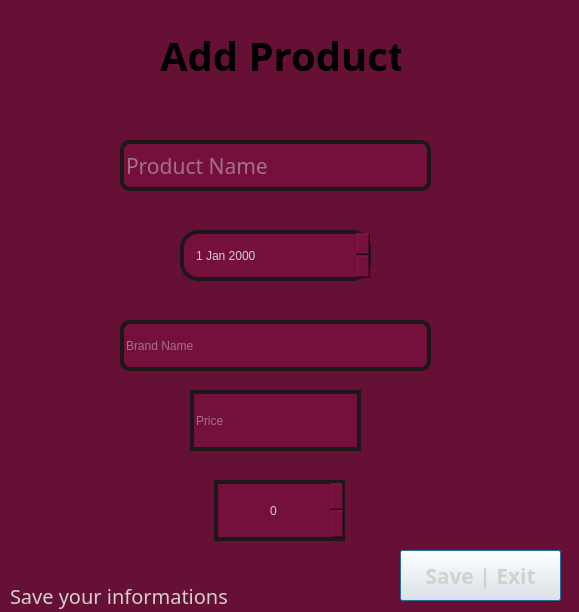
<?xml version="1.0" encoding="UTF-8"?>
<ui version="4.0">
 <class>AddProductDialog</class>
 <widget class="QDialog" name="AddProductDialog">
  <property name="geometry">
   <rect>
    <x>0</x>
    <y>0</y>
    <width>579</width>
    <height>612</height>
   </rect>
  </property>
  <property name="windowTitle">
   <string>Dialog</string>
  </property>
  <property name="autoFillBackground">
   <bool>false</bool>
  </property>
  <property name="styleSheet">
   <string notr="true">QDialog {
	background-color: rgb(102, 16, 53);
}
</string>
  </property>
  <widget class="QLabel" name="titleLabel">
   <property name="geometry">
    <rect>
     <x>160</x>
     <y>20</y>
     <width>241</width>
     <height>71</height>
    </rect>
   </property>
   <property name="font">
    <font>
     <family>HP Simplified Jpan</family>
     <pointsize>30</pointsize>
     <bold>true</bold>
    </font>
   </property>
   <property name="styleSheet">
    <string notr="true">QLabel {
color: '#ebebeb';
 background: '#75103c';
 color: '#e8e8e8';
 border: 4px solid '#1a1818';
 border-radius: 15px;
}

QLabel::hover {
background-color: rgb(84, 13, 43);
}</string>
   </property>
   <property name="text">
    <string>Add Product</string>
   </property>
  </widget>
  <widget class="QLineEdit" name="prodNameBox">
   <property name="geometry">
    <rect>
     <x>120</x>
     <y>140</y>
     <width>311</width>
     <height>51</height>
    </rect>
   </property>
   <property name="font">
    <font>
     <family>HP Simpified Jpan</family>
     <pointsize>16</pointsize>
     <italic>false</italic>
     <bold>false</bold>
    </font>
   </property>
   <property name="styleSheet">
    <string notr="true">QLineEdit {
	font: 16pt &quot;HP Simpified Jpan&quot;;
	border: 4px solid rgb(26, 24, 24);
	border-radius: 10px;
	background: rgb(117, 16, 60);
	color: rgb(209, 209, 209);
}</string>
   </property>
   <property name="placeholderText">
    <string>Product Name</string>
   </property>
  </widget>
  <widget class="QDateEdit" name="dateWidget">
   <property name="geometry">
    <rect>
     <x>180</x>
     <y>230</y>
     <width>191</width>
     <height>51</height>
    </rect>
   </property>
   <property name="styleSheet">
    <string notr="true">QDateEdit {
	border: 4px solid rgb(26, 24, 24);   
	border-radius: 18px;
	padding-left: 10px;
	padding-top: 4px;
	padding-bottom: 4px;
	font: 700 16pt &quot;Roboto&quot;;
	background: rgb(117, 16, 60);
	color: rgb(209, 209, 209);
}</string>
   </property>
  </widget>
  <widget class="QLineEdit" name="brandBox">
   <property name="geometry">
    <rect>
     <x>120</x>
     <y>320</y>
     <width>311</width>
     <height>51</height>
    </rect>
   </property>
   <property name="styleSheet">
    <string notr="true">QLineEdit {
	font: 16pt &quot;HP Simpified Jpan&quot;;
	border: 4px solid rgb(26, 24, 24);
	border-radius: 10px;
	background: rgb(117, 16, 60);
	color: rgb(209, 209, 209);
}</string>
   </property>
   <property name="placeholderText">
    <string>Brand Name</string>
   </property>
  </widget>
  <widget class="QLineEdit" name="priceBox">
   <property name="geometry">
    <rect>
     <x>190</x>
     <y>390</y>
     <width>171</width>
     <height>61</height>
    </rect>
   </property>
   <property name="styleSheet">
    <string notr="true">QLineEdit {
	font: 16pt &quot;HP Simpified Jpan&quot;;
	border: 4px solid rgb(26, 24, 24);
	background: rgb(117, 16, 60);
	color: rgb(209, 209, 209);
}</string>
   </property>
   <property name="placeholderText">
    <string>Price</string>
   </property>
  </widget>
  <widget class="QSpinBox" name="qntyBox">
   <property name="geometry">
    <rect>
     <x>214</x>
     <y>480</y>
     <width>131</width>
     <height>61</height>
    </rect>
   </property>
   <property name="styleSheet">
    <string notr="true">QSpinBox {
	border: 4px solid rgb(26, 24, 24);   
	padding-left: 50px;
	padding-top: 4px;
	padding-bottom: 4px;
	font: 700 16pt &quot;Roboto&quot;;
	background: rgb(117, 16, 60);
	color: rgb(209, 209, 209);
}</string>
   </property>
  </widget>
  <widget class="QLabel" name="label_6">
   <property name="geometry">
    <rect>
     <x>10</x>
     <y>580</y>
     <width>251</width>
     <height>31</height>
    </rect>
   </property>
   <property name="font">
    <font>
     <family>HP Simplified Jpan</family>
     <pointsize>15</pointsize>
    </font>
   </property>
   <property name="styleSheet">
    <string notr="true">QLabel {
color: rgb(209, 209, 209);
}</string>
   </property>
   <property name="text">
    <string>Save your informations</string>
   </property>
  </widget>
  <widget class="QPushButton" name="saveButton">
   <property name="geometry">
    <rect>
     <x>400</x>
     <y>550</y>
     <width>161</width>
     <height>51</height>
    </rect>
   </property>
   <property name="font">
    <font>
     <family>HP Simplified Jpan</family>
     <pointsize>16</pointsize>
     <bold>true</bold>
    </font>
   </property>
   <property name="styleSheet">
    <string notr="true">QPushButton {
background: '#75103c';
color: rgb(209, 209, 209);
border: 4px solid '#1a1818';
}

QPushButton::hover {
background-color: rgb(84, 13, 43);
}</string>
   </property>
   <property name="text">
    <string>Save | Exit</string>
   </property>
  </widget>
 </widget>
 <resources/>
 <connections/>
</ui>
